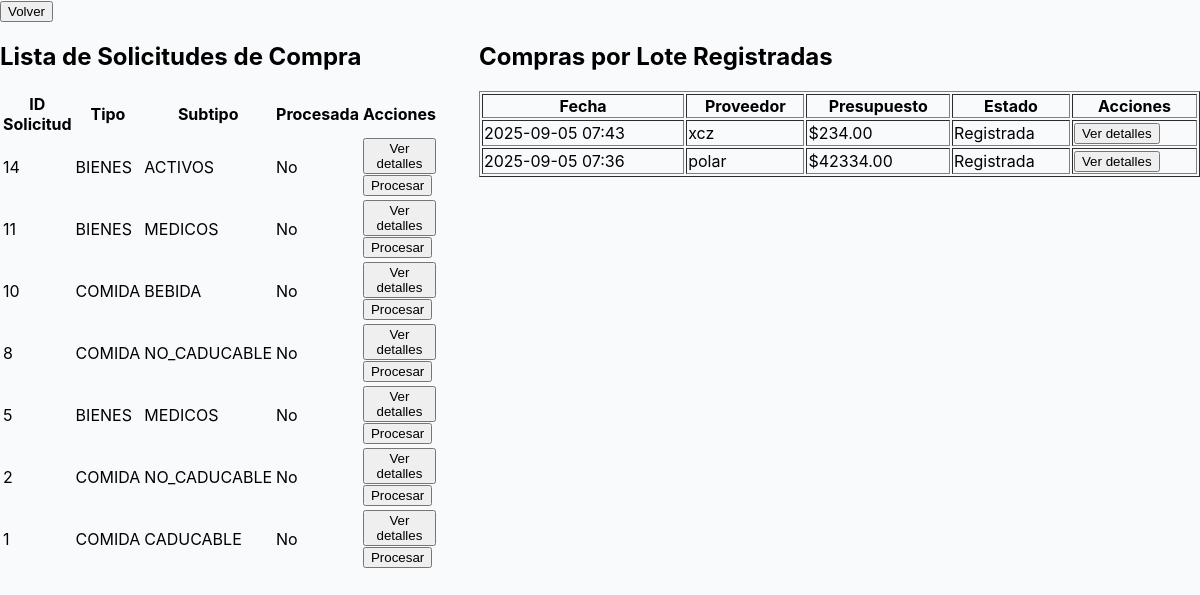
/solicitudes/, run on the app's committed database.
### compras/models.py (models this page shows)
class SolicitudSubtipo(models.Model):
    id = models.AutoField(primary_key=True)
    tipo = models.CharField(max_length=50)
    subtipo = models.CharField(max_length=50)
    procesada = models.BooleanField(default=False)

class CompraLote(models.Model):
    ESTADO_CHOICES = [
        ('registrada', 'Registrada'),
        ('espera_revision', 'En espera por revisión'),
        ('exitosa', 'Exitosa'),
        ('defectuosa', 'Defectuosa'),
        ('cancelada', 'Cancelada'),
    ]
    empresa_nombre = models.CharField(max_length=100)
    empresa_contacto = models.CharField(max_length=100)
    empresa_ubicacion = models.CharField(max_length=100)
    proveedor = models.ForeignKey('Proveedores', on_delete=models.PROTECT)
    puerto_entrega = models.CharField(max_length=100)
    notas_compra = models.TextField(blank=True)
    presupuesto_lote = models.DecimalField(max_digits=15, decimal_places=2)
    estado = models.CharField(max_length=20, choices=ESTADO_CHOICES, default='registrada')
    fecha = models.DateTimeField(auto_now_add=True)
    solicitud = models.ForeignKey('SolicitudSubtipo', null=True, blank=True, on_delete=models.SET_NULL, related_name='lotes')

class Proveedores(models.Model):
    TIPO_CHOICES = [
        ('COMIDA', 'Comida'),
        ('BIENES', 'Bienes'),
    ]
    SUBTIPO_CHOICES = [
        ('CADUCABLE', 'Caducable'),
        ('NO_CADUCABLE', 'No caducable'),
        ('REFRIGERADO', 'Refrigerado'),
        ('NO_REFRIGERADO', 'No refrigerado'),
        ('BEBIDA', 'Bebida'),
        ('LICOR', 'Licor'),
        ('REPUESTOS', 'Repuestos'),
        ('LIMPIEZA', 'Materiales de limpieza'),
        ('MEDICOS', 'Materiales médicos'),
        ('ACTIVOS', 'Bienes activos'),
    ]
    name = models.CharField(max_length=100)
    service_or_product = models.CharField(max_length=100)
    categorie = models.CharField(max_length=100)
    contact = models.CharField(max_length=100)
    countries = models.ManyToManyField(Paises)
    sucursal = models.CharField(max_length=100)
    tipo = models.CharField(max_length=20, choices=TIPO_CHOICES, default='BIENES')
    subtipo = models.CharField(max_length=20, choices=SUBTIPO_CHOICES, blank=True, null=True)

### compras/views.py (the view, shortened to what this page needs)
# urls.py: path('solicitudes/', lista_solicitudes_view, name='lista_solicitudes'),
def lista_solicitudes_view(request):
    from .models import CompraLote
    solicitudes = SolicitudSubtipo.objects.filter(procesada=False).order_by('-id')
    compras_lote = CompraLote.objects.exclude(estado__in=['exitosa', 'defectuosa', 'cancelada']).order_by('-fecha')
    return render(request, 'lista_solicitudes.html', {'solicitudes': solicitudes, 'compras_lote': compras_lote})

### compras/templates/lista_solicitudes.html (shortened to what this page needs)
{% load static %}
<!DOCTYPE html>
<html lang="es">
<head>
    <link rel="stylesheet" href="{% static 'styles/styles_compras.css' %}">
</head>
<body>
    <a href="{% url 'dashboard' %}"><button>Volver</button></a>
    <div style="display: flex; flex-direction: row; align-items: flex-start;">
        <div style="flex: 1;">
            <h2>Lista de Solicitudes de Compra</h2>
            <table>
                <thead>
                    <tr>
                        <th>ID Solicitud</th>
                        <th>Tipo</th>
                        <th>Subtipo</th>
                        <th>Procesada</th>
                        <th>Acciones</th>
                    </tr>
                </thead>
                <tbody>
                    {% for solicitud in solicitudes %}
                    <tr>
                        <td>{{ solicitud.id }}</td>
                        <td>{{ solicitud.tipo }}</td>
                        <td>{{ solicitud.subtipo }}</td>
                        <td>{% if solicitud.procesada %}Sí{% else %}No{% endif %}</td>
                        <td>
                            <a href="{% url 'detalle_solicitud' solicitud.id %}"><button>Ver detalles</button></a>
                            <a href="{% url 'procesar_materiales_solicitud' solicitud.id %}"><button {% if solicitud.procesada %}disabled{% endif %}>Procesar</button></a>
                        </td>
                    </tr>
                    {% empty %}
                    <tr><td colspan="5">No hay solicitudes registradas.</td></tr>
                    {% endfor %}
                </tbody>
            </table>
        </div>
        <div style="flex: 2; margin-left: 40px;">
            <h2>Compras por Lote Registradas</h2>
            <table border="1" style="width:100%;">
                <tr>
                    <th>Fecha</th>
                    <th>Proveedor</th>
                    <th>Presupuesto</th>
                    <th>Estado</th>
                    <th>Acciones</th>
                </tr>
                {% for compra in compras_lote %}
                <tr>
                    <td>{{ compra.fecha|date:"Y-m-d H:i" }}</td>
                    <td>{{ compra.proveedor.name }}</td>
                    <td>${{ compra.presupuesto_lote }}</td>
                    <td>
                        {{ compra.get_estado_display }}
                    </td>
                    <td>
                        <a href="{% url 'detalle_compra_lote' compra.id %}"><button>Ver detalles</button></a>
                    </td>
                </tr>
                {% empty %}
                <tr><td colspan="5">No hay compras registradas.</td></tr>
                {% endfor %}
            </table>
        </div>
    </div>
</body>
</html>

### compras/static/styles/styles_compras.css (style rules this page uses)
body { font-family: 'Inter', 'Segoe UI', Tahoma, Geneva, Verdana, sans-serif; margin: 0; padding: 0; background: #f8fafc; min-height: 100vh; }

### data on the page
SolicitudSubtipo: id "14", tipo "BIENES", subtipo "ACTIVOS", procesada "No"
SolicitudSubtipo: id "11", tipo "BIENES", subtipo "MEDICOS", procesada "No"
SolicitudSubtipo: id "10", tipo "COMIDA", subtipo "BEBIDA", procesada "No"
SolicitudSubtipo: id "8", tipo "COMIDA", subtipo "NO_CADUCABLE", procesada "No"
SolicitudSubtipo: id "5", tipo "BIENES", subtipo "MEDICOS", procesada "No"
SolicitudSubtipo: id "2", tipo "COMIDA", subtipo "NO_CADUCABLE", procesada "No"
SolicitudSubtipo: id "1", tipo "COMIDA", subtipo "CADUCABLE", procesada "No"
CompraLote: fecha "2025-09-05 07:43", proveedor.name "xcz", presupuesto_lote "234.00", estado "Registrada"
CompraLote: fecha "2025-09-05 07:36", proveedor.name "polar", presupuesto_lote "42334.00", estado "Registrada"
